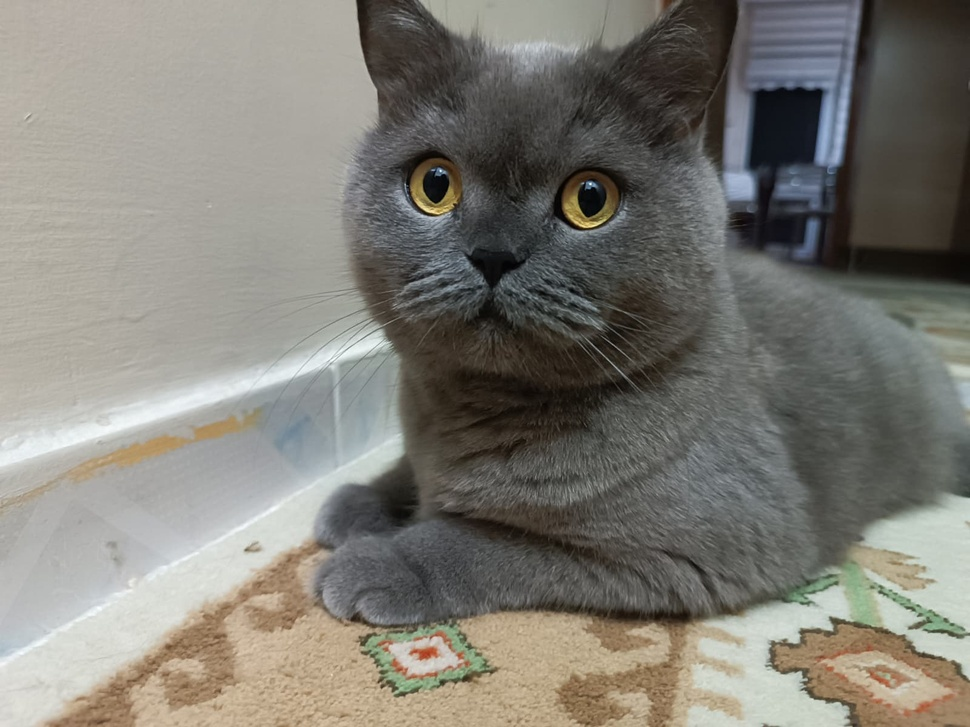
#> input picture OPEN_CV/Photos/cat3.jpeg, 970 x 727 px, shrunk from 1600 x 1200 before the run, found by its file name
$ python contours.py
#> lines starting #> are read from the running program, lines starting #| are printed output that depends on the picture; after the words box and inside, x2 and y2 are one past the last pixel; in counts of white or black regions, pixels touching at a corner belong together
import cv2 as cv

img = cv.imread('OPEN_CV/Photos/cat3.jpeg')
#> img is the input picture: shape (727, 970, 3); mean B, G, R 117.6, 125.2, 127.7

cv.imshow('Original', img)
#Grayscale
gray = cv.cvtColor(img, cv.COLOR_BGR2GRAY)
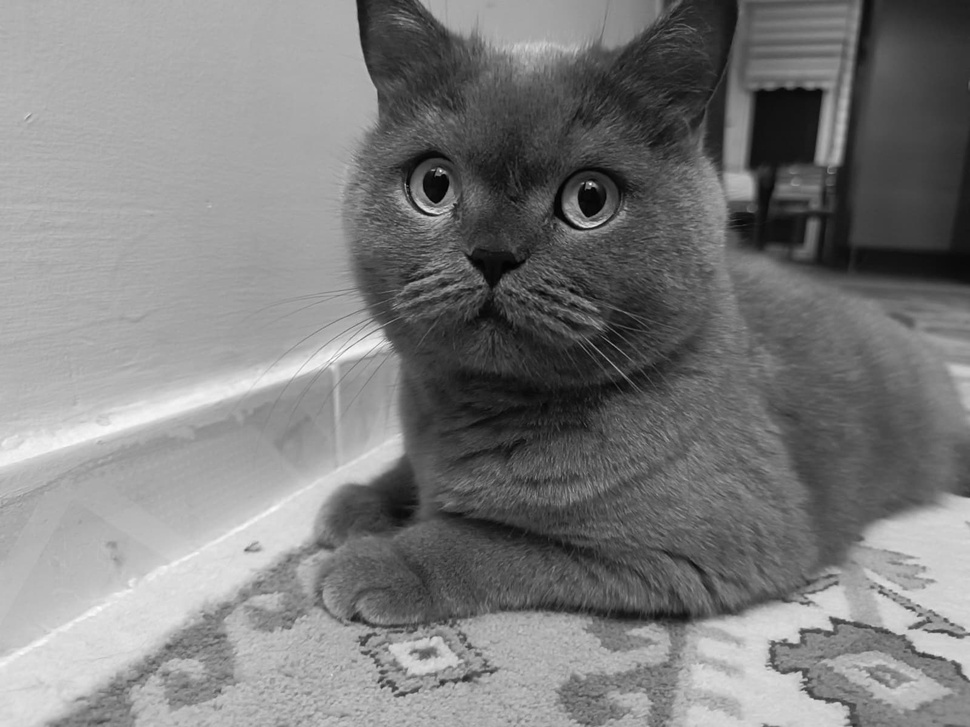
#> gray: shape (727, 970); min 0, max 254, mean 125.1
cv.imshow('Gray', gray)
#Contours
canny = cv.Canny(gray, 50, 150)
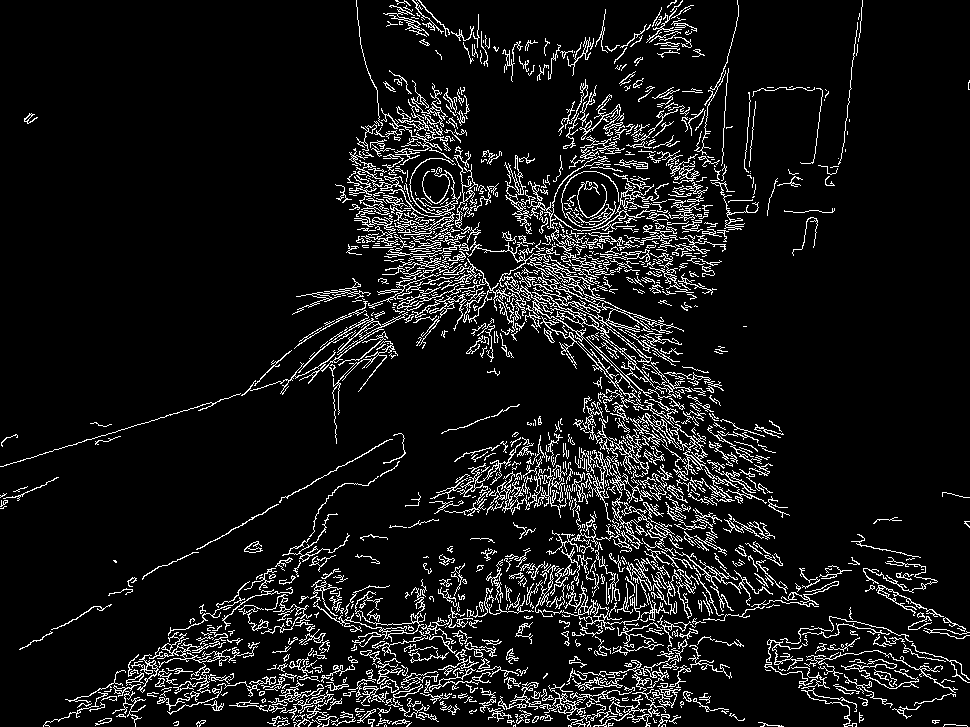
#> canny: shape (727, 970); 8.9% white in thin lines or dots
cv.imshow('Canny', canny)


contours, hierarchies=cv.findContours(canny, cv.RETR_LIST, cv.CHAIN_APPROX_NONE)
#> contours = 2031 contours, 1669 with area under 20; largest, box (x1, y1, x2, y2) and area: (437, 236, 692, 408) 4360, (501, 258, 604, 331) 2105, (241, 312, 408, 396) 432, (638, 399, 717, 481) 374, (368, 158, 461, 220) 314
print(f'{len(contours)} contours found!')
#| 2031 contours found!

cv.waitKey(0)

$ run again, with OPEN_CV/Photos/cat1.jpeg copied over OPEN_CV/Photos/cat3.jpeg
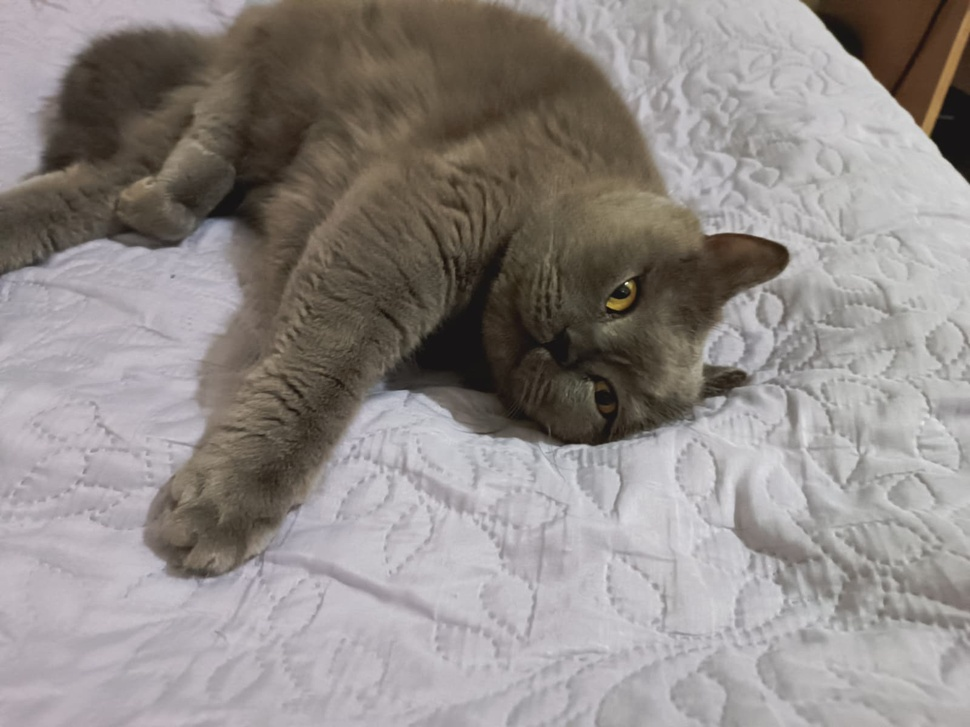
#> input picture OPEN_CV/Photos/cat1.jpeg, 970 x 727 px, shrunk from 1600 x 1200 before the run, found by its file name
#> img is the input picture: shape (727, 970, 3); mean B, G, R 135.9, 138.6, 144.7
#> `gray = cv.cvtColor(img, cv.COLOR_BGR2GRAY)`:
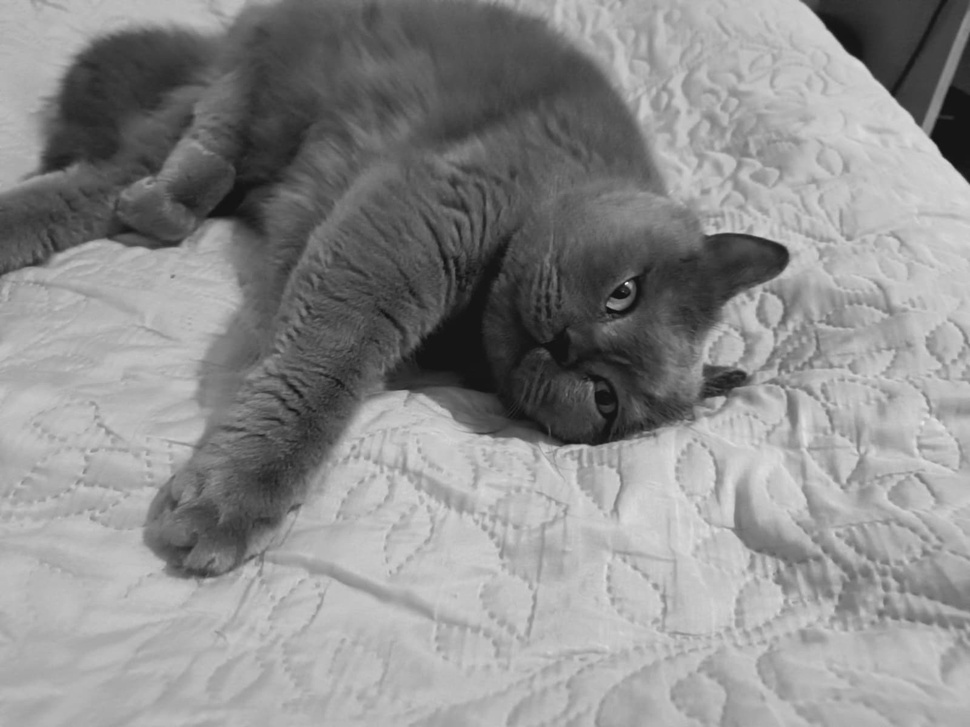
#> gray: shape (727, 970); min 13, max 251, mean 140.1
#> `canny = cv.Canny(gray, 50, 150)`:
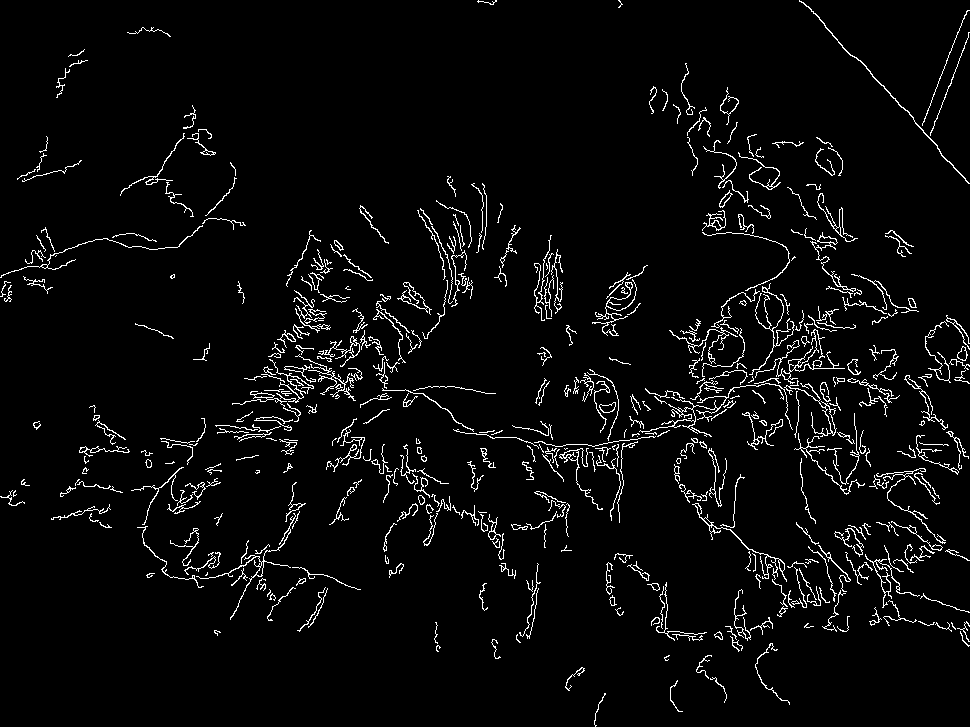
#> canny: shape (727, 970); 4% white in thin lines or dots
#> contours = 581 contours, 439 with area under 20; largest, box (x1, y1, x2, y2) and area: (692, 503, 787, 582) 195, (784, 380, 837, 437) 162, (755, 329, 845, 384) 160, (810, 232, 856, 292) 158, (799, 0, 970, 184) 152
#| 581 contours found!

$ run again, with OPEN_CV/Photos/cat2.jpeg copied over OPEN_CV/Photos/cat3.jpeg
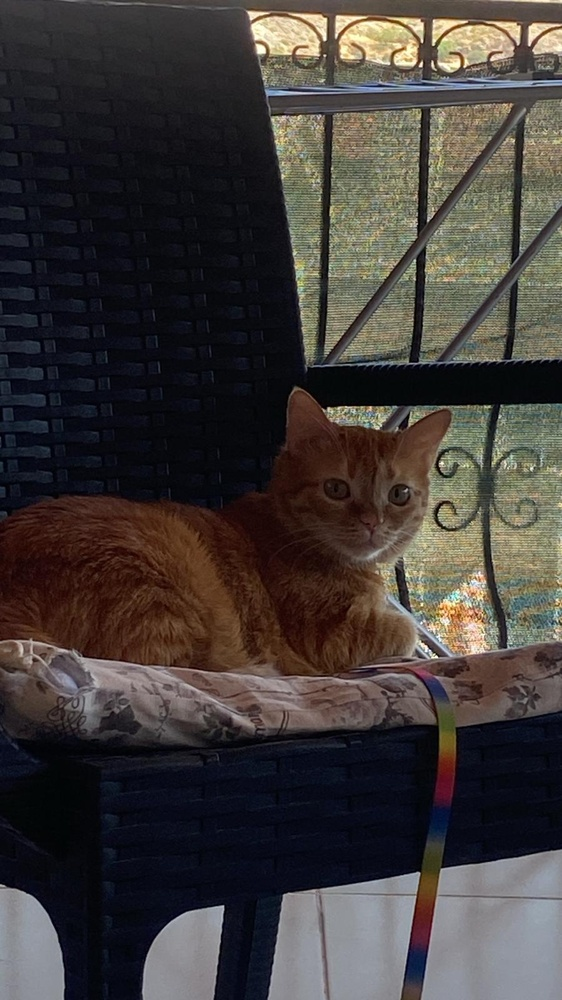
#> input picture OPEN_CV/Photos/cat2.jpeg, 562 x 1000 px, shrunk from 900 x 1600 before the run, found by its file name
#> img is the input picture: shape (1000, 562, 3); mean B, G, R 57.6, 59.9, 65.4
#> `gray = cv.cvtColor(img, cv.COLOR_BGR2GRAY)`:
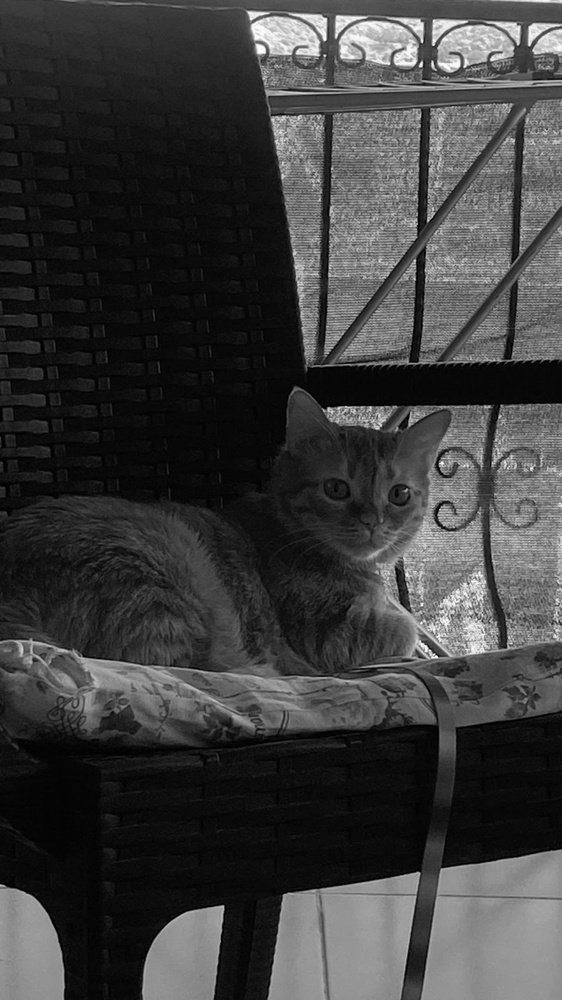
#> gray: shape (1000, 562); min 0, max 254, mean 61.3
#> `canny = cv.Canny(gray, 50, 150)`:
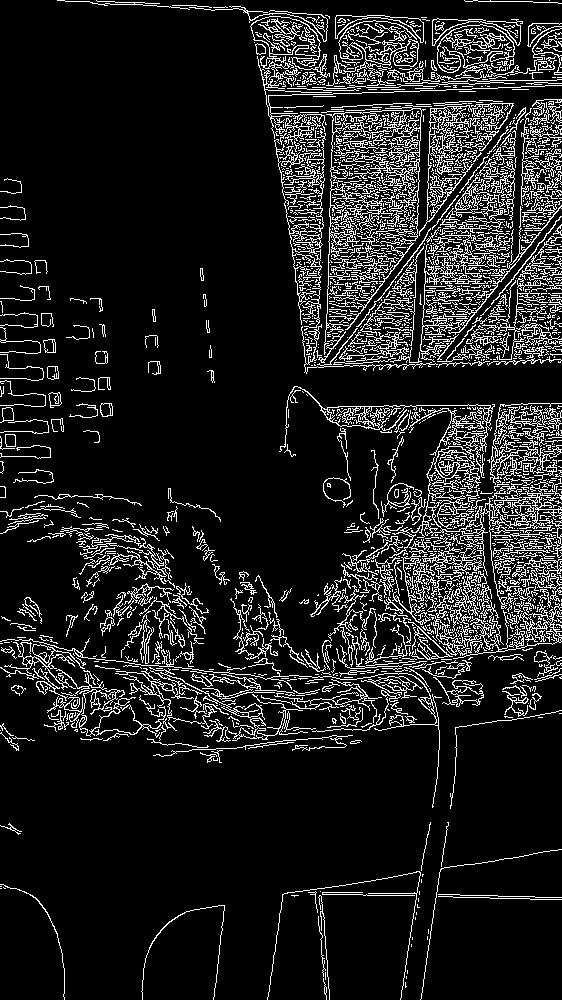
#> canny: shape (1000, 562); 12.1% white in thin lines or dots
#> contours = 3034 contours, 2675 with area under 20; largest, box (x1, y1, x2, y2) and area: (324, 145, 420, 355) 9118, (326, 167, 420, 327) 7834, (392, 457, 562, 659) 5562, (437, 24, 515, 77) 2496, (419, 103, 514, 236) 2390
#| 3034 contours found!

$ run again, with OPEN_CV/Photos/OPEN_CV_test.png saved as OPEN_CV/Photos/cat3.jpeg
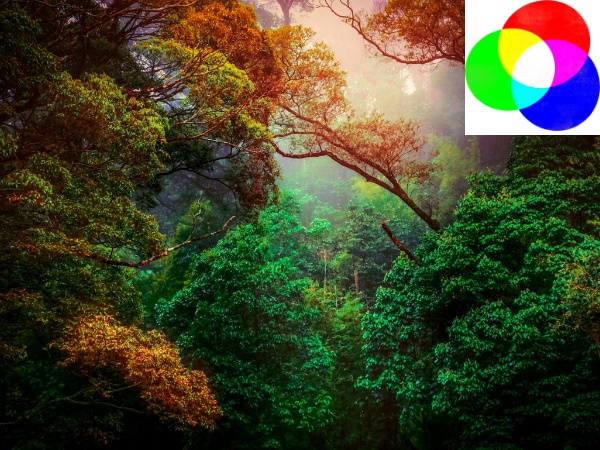
#> input picture OPEN_CV/Photos/OPEN_CV_test.png, 600 x 450 px, found by its file name
#> img is the input picture: shape (450, 600, 3); mean B, G, R 43.6, 70.2, 68.9
#> `gray = cv.cvtColor(img, cv.COLOR_BGR2GRAY)`:
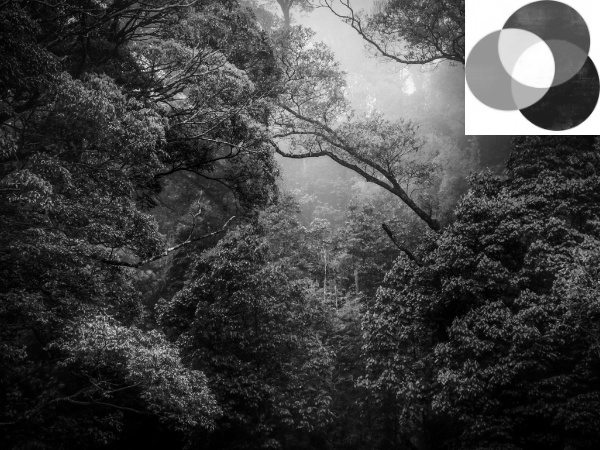
#> gray: shape (450, 600); min 0, max 255, mean 66.8
#> `canny = cv.Canny(gray, 50, 150)`:
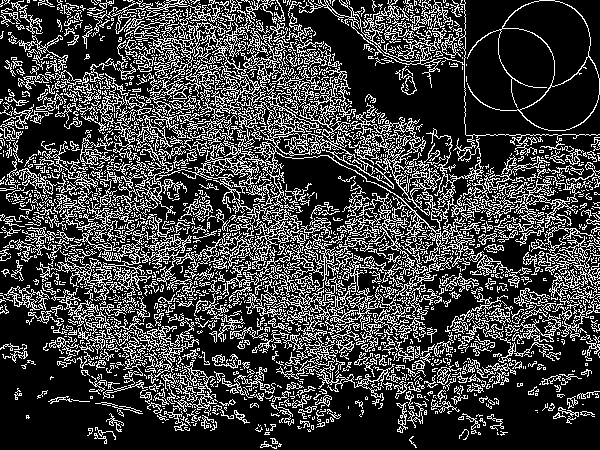
#> canny: shape (450, 600); 25.1% white in thin lines or dots
#> contours = 4290 contours, 3827 with area under 20; largest, box (x1, y1, x2, y2) and area: (45, 9, 475, 353) 10650, (467, 0, 600, 131) 6952, (502, 0, 591, 87) 3722, (519, 56, 600, 131) 3038, (326, 112, 441, 216) 2142
#| 4290 contours found!
